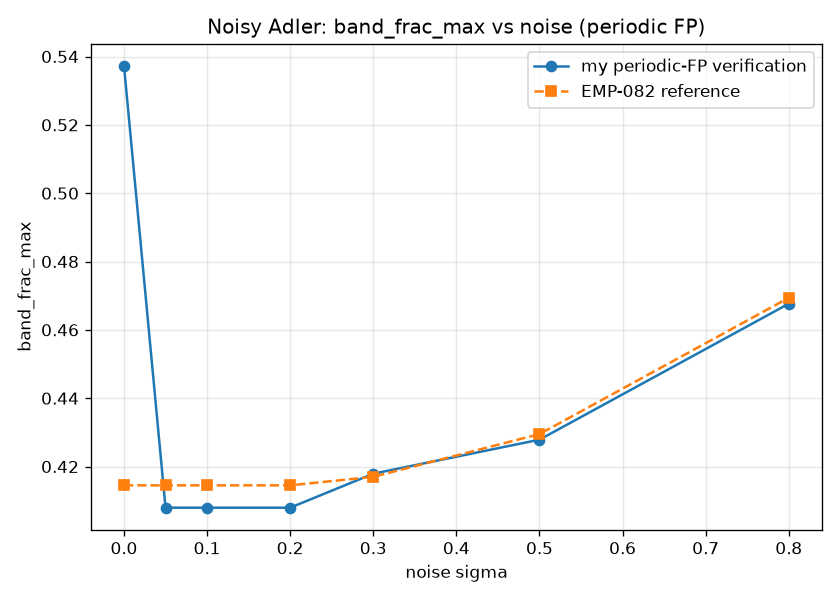

Reproduce this figure in Python.
"""
Independent verification of the periodic FP solution of the noisy Adler equation.

Equation: dtheta/dt = dw - 2K sin(theta) + sigma * xi(t)

The Fokker-Planck stationary density on the circle for dw != 0 is the
PERIODIC constant-flux solution, NOT a Gibbs equilibrium. Its Fourier
coefficients satisfy c_{n+1} = a_n c_n + c_{n-1}, a_n = (dw - i D n)/(i K),
and R = |<e^{i theta}>| = |c_1/c_0|.  We compute c_1/c_0 via the Miller
backward continued fraction, vectorized over (dw, K).

Target (EMP-082): band_frac_max should be monotone non-decreasing in sigma:
  sigma=0.00 -> ~0.4145, 0.05 -> ~0.4145, ..., 0.80 -> ~0.4694
"""
import numpy as np
import matplotlib
matplotlib.use('Agg')
import matplotlib.pyplot as plt


def R_continued(dw, K, D, NMAX=2000):
    """Vectorized R=|c_1/c_0| for the noisy Adler eq via backward continued fraction.

    dw, K, D can be arrays (broadcast).  D = sigma^2/2.
    x_n = c_n / c_{n-1},  x_n = 1/(x_{n+1} - a_n),  a_n = (dw - i D n)/(i K).
    """
    dw = np.asarray(dw, dtype=np.complex128)
    K = np.asarray(K, dtype=np.complex128)
    D = np.asarray(D, dtype=np.complex128)
    # broadcast
    bshape = np.broadcast(dw, K, D).shape
    dw, K, D = np.broadcast_arrays(dw, K, D)

    # x at n=NMAX+1 = 0
    x = np.zeros(dw.shape, dtype=np.complex128)
    for n in range(NMAX, 0, -1):
        a_n = (dw - 1j * D * n) / (1j * K)
        x = 1.0 / (x - a_n)
    return np.abs(x)  # |c_1/c_0|


def R_monte_carlo(dw, K, sigma, n_walkers=4000, T=60.0, dt=0.005, seed=0):
    rng = np.random.default_rng(seed)
    theta = rng.uniform(0, 2*np.pi, n_walkers)
    n_steps = int(T/dt)
    for _ in range(n_steps):
        theta += (dw - 2*K*np.sin(theta))*dt + sigma*np.sqrt(dt)*rng.standard_normal(n_walkers)
    return abs(np.exp(1j*theta).mean())


def band_frac_for_sigma(sigma, Omega_max=6.0, band=(0.3, 0.7), Kgrid=None):
    D = sigma**2 / 2.0
    if Kgrid is None:
        Kgrid = np.linspace(0.5, 4.0, 40)
    dW = np.linspace(-Omega_max, Omega_max, 201)
    best = 0.0
    bestK = None
    for K in Kgrid:
        Rvals = R_continued(dW, K, D)
        bf = np.mean((Rvals >= band[0]) & (Rvals <= band[1]))
        if bf > best:
            best = bf
            bestK = K
    return best, bestK


if __name__ == "__main__":
    print("=== Step 1: Cross-check continued-fraction FP vs Monte-Carlo ===")
    for (dw, K, sigma) in [(3, 2, 0.1), (6, 2, 0.2), (2, 3, 0.5)]:
        D = sigma**2/2
        R_cf = R_continued(dw, K, D)
        R_mc = R_monte_carlo(dw, K, sigma)
        print(f"  dw={dw}, K={K}, sigma={sigma}:  R_CF={R_cf:.4f}   R_MC={R_mc:.4f}   diff={abs(R_cf-R_mc):.4f}")

    print("\n=== Step 2: band_frac_max vs sigma (Omega_max=6, band=[0.3,0.7]) ===")
    sigmas = [0.00, 0.05, 0.10, 0.20, 0.30, 0.50, 0.80]
    rows = []
    for sig in sigmas:
        bf, bK = band_frac_for_sigma(sig)
        rows.append((sig, bf, bK))
        print(f"  sigma={sig:.2f} -> band_frac_max={bf:.4f}  (K*={bK:.2f})")

    print("\n=== EMP-082 reference (for comparison) ===")
    ref = [(0.00,0.4145),(0.05,0.4145),(0.10,0.4145),(0.20,0.4145),(0.30,0.4170),(0.50,0.4295),(0.80,0.4694)]
    for (sig, r) in ref:
        print(f"  sigma={sig:.2f} -> ref={r:.4f}")

    # Figure
    fig, ax = plt.subplots(1, 1, figsize=(7, 5))
    sigs = [r[0] for r in rows]
    vals = [r[1] for r in rows]
    refs = [r[1] for r in ref]
    ax.plot(sigs, vals, 'o-', label='my periodic-FP verification')
    ax.plot(sigs, refs, 's--', label='EMP-082 reference')
    ax.set_xlabel('noise sigma')
    ax.set_ylabel('band_frac_max')
    ax.set_title('Noisy Adler: band_frac_max vs noise (periodic FP)')
    ax.legend()
    ax.grid(True, alpha=0.3)
    plt.tight_layout()
    plt.savefig('adler_periodic_verification.png', dpi=120)
    print("\nSaved adler_periodic_verification.png")
